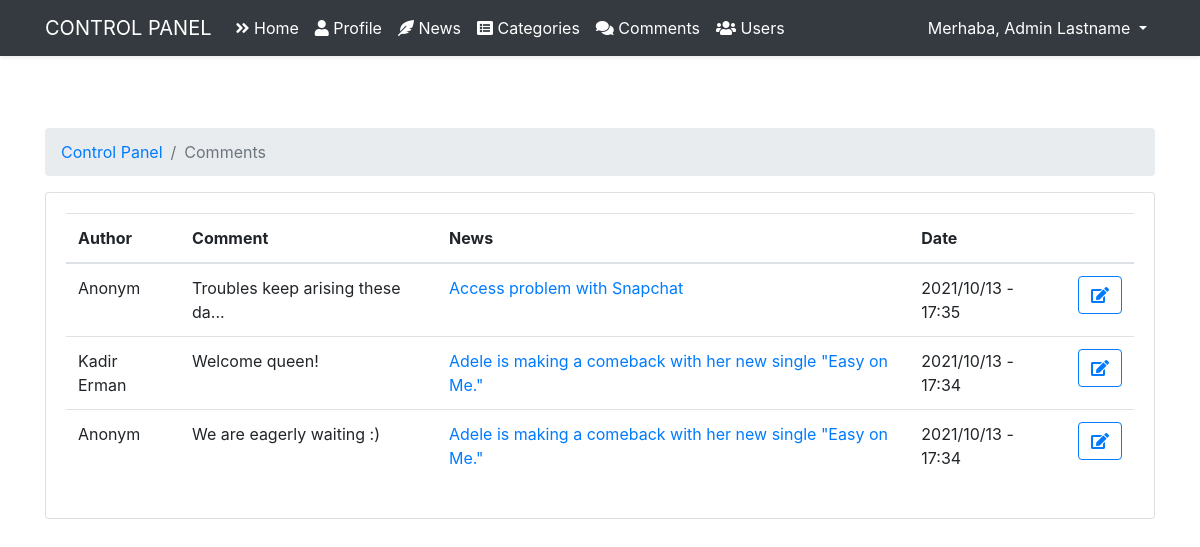
/admin/comment (signed in), run on the app's committed database.
### tables this page shows
CREATE TABLE `users` (
  `id` int(11) NOT NULL,
  `name` varchar(255) NOT NULL,
  `lastname` varchar(255) NOT NULL,
  `email` varchar(255) NOT NULL,
  `password` varchar(255) NOT NULL,
  `role_level` int(11) NOT NULL DEFAULT 1
);

CREATE TABLE `news` (
  `id` int(11) NOT NULL,
  `title` varchar(255) NOT NULL,
  `content` text NOT NULL,
  `date` date NOT NULL DEFAULT current_timestamp(),
  `category_id` int(11) NOT NULL,
  `user_id` int(11) NOT NULL,
  `image` varchar(255) NOT NULL
);

### core/Router.php (called while the page is built, shortened)
<?php
class Router
{
    public Request $request;
    protected array $routes = [];
    public function __construct(Request $request)
    {
        $this->request = $request;
    }
    public function get($path, $callback)
    {
        $this->routes['get'][$path] = $callback;
    }
    public function post($path, $callback)
    {
        $this->routes['post'][$path] = $callback;
    }
    public function resolve()
    {
        $path = $this->request->getPath();
        $method = $this->request->method();
        $callback = $this->routes[$method][$path] ?? false;
        if (is_array($callback)) {
            $controller = new $callback[0]();
            $controller->action = $callback[1];
            $callback[0] = $controller;
        }
        return call_user_func($callback, $this->request);
    }
    public function view(string $view, ?string $title = null, array $data = [])
    {
        require_once __DIR__ . "/../resources/views/$view.php";
        return ob_get_clean();
    }
}

### core/Controller.php (called while the page is built, shortened)
<?php
abstract class Controller
{
    public static function view(string $view, ?string $title = null, array $data = [])
    {
        return Application::$app->router->view($view, $title, $data);
    }
}

### app/Controllers/Admin/CommentController.php (called while the page is built, shortened)
<?php
class CommentController extends Controller
{
    public function index()
    {
        $comments = array_reverse(Comment::all());
        for ($i=0; $i < count($comments); $i++) {
            $post = (new Comment())->getNews($comments[$i]['news_id']);
            $content = (new Comment())->getSummary($comments[$i]['content']);
            $comments[$i]['news'] = $post['title'];
            $comments[$i]['date'] = date("Y/m/d - H:i", strtotime($comments[$i]['date']));
            $comments[$i]['content'] = $content;
            if ($comments[$i]['user_id'] === null) {
                $comments[$i]['user'] = "Anonym";
            } else {
                $user = (new Comment())->getUser($comments[$i]['user_id']);
                $comments[$i]['user'] = $user['name'] . " " . $user['lastname'];
            }
        }
        return $this->view('auth/admin/comment', 'Comments', compact('comments'));
    }
}

### public/index.php (called while the page is built, shortened)
<?php
$app = new Application();
$app->run();

### core/Session.php (called while the page is built, shortened)
<?php
class Session
{
    public static function get($key)
    {
        return !empty($_SESSION[$key]) ? $_SESSION[$key] : null;
    }
}

### core/DB.php (called while the page is built, shortened)
<?php
class DB
{
    public static function connection()
    {
        $env = parse_ini_file(__DIR__ . '/../.env');
        $host = $env['DB_HOST'];
        $database = $env['DB_DATABASE'];
        $username = $env['DB_USERNAME'];
        $password = $env['DB_PASSWORD'];
        try {
            $dsn = "mysql:host=$host; dbname=$database;";
            $pdo = new PDO($dsn, $username, $password);
            return $pdo;
        } catch (PDOException $e) {
            echo "Database error " . $e->getMessage();
            Logger::emergency('Failed to connect to the database.', [false]);
            exit();
        }
    }
    public static function table(string $table)
    {
        $db = self::connection();
        $stm = $db->prepare("SELECT * FROM $table");
        $stm->execute();
        return $stm->fetchAll(PDO::FETCH_ASSOC);
    }
    public static function find(string $table, mixed $id)
    {
        $db = self::connection();
        $stm = $db->prepare("SELECT * FROM $table WHERE id = :id");
        $stm->bindParam(":id", $id);
        $stm->execute();
        return $stm->fetch(PDO::FETCH_ASSOC);
    }
}

### core/Model.php (called while the page is built, shortened)
<?php
abstract class Model
{
    public static function all() {
        $table = static::$table;
        return DB::table($table);
    }
    public static function find($id) {
        $table = static::$table;
        return DB::find($table, $id);
    }
}

### app/Models/Comment.php (called while the page is built, shortened)
<?php
class Comment extends Model
{
    public function getUser(int $user_id)
    {
        return User::find($user_id);
    }
    public function getNews(int $news_id)
    {
        return News::find($news_id);
    }
    public function getSummary(string $data)
    {
        $end = strlen($data) > 30 ? "..." : "";
        return mb_substr($data, 0, 30) . $end;
    }
}

### resources/views/auth/admin/comment.php (the view, shortened to what this page needs)
<?php require __DIR__ . '/layouts/header.php';?>
    <div class="container">
        <div class="row justify-content-center py-5">
            <div class="col-md-12">
                <nav aria-label="breadcrumb">
                    <ol class="breadcrumb">
                        <li class="breadcrumb-item"><a href="/admin">Control Panel</a></li>
                        <li class="breadcrumb-item active" aria-current="page"><?= $title ?></li>
                    </ol>
                </nav>
                <div class="card">
                    <div class="card-body">
                        <table class="table caption-top table-hover">
                            <thead>
                            <tr>
                                <th scope="col">Author</th>
                                <th scope="col">Comment</th>
                                <th scope="col">News</th>
                                <th scope="col">Date</th>
                                <th scope="col"></th>
                            </tr>
                            </thead>
                            <tbody>
                            <?php foreach($comments as $comment): ?>
                                <tr>
                                    <td><?= $comment['user'] ?></td>
                                    <td><?= $comment['content'] ?></td>
                                    <td><a href="/news?id=<?= $comment['news_id'] ?>" target="_blank"><?= $comment['news'] ?></a></td>
                                    <td><?= $comment['date'] ?></td>
                                    <td>
                                        <a href="comment/edit?id=<?= $comment['id'] ?>">
                                            <span class="btn btn-outline-primary">
                                            <i class="fa fa-edit"></i>
                                            </span>
                                        </a>
                                    </td>
                                </tr>
                            <?php endforeach; ?>
                            </tbody>
                        </table>
                    </div>
                </div>
            </div>
        </div>
    </div>
<?php require __DIR__ . '/layouts/footer.php';?>

### resources/views/auth/admin/layouts/navbar.php (shortened to what this page needs)
<nav class="navbar navbar-expand-md navbar-dark bg-dark shadow-sm">
    <div class="container">
        <a class="navbar-brand text-uppercase" href="/admin">Control Panel</a>
        <div class="collapse navbar-collapse" id="navbars">
            <ul class="navbar-nav me-auto mb-2 mb-lg-0">
                <li class="nav-item">
                    <a class="nav-link text-white" aria-current="page" href="/admin">
                        <i class="fas fa-angle-double-right"></i>
                        Home
                    </a>
                </li>
                <li class="nav-item">
                    <a class="nav-link text-white" aria-current="page" href="/admin/profile">
                        <i class="fas fa-user"></i>
                        Profile
                    </a>
                </li>
                <?php if (user('role_level') >= 3): ?>
                <li class="nav-item">
                    <a class="nav-link text-white" aria-current="page" href="/admin/news">
                        <i class="fas fa-feather-alt"></i>
                        News
                    </a>
                </li>
                    <li class="nav-item">
                        <a class="nav-link text-white" aria-current="page" href="/admin/category">
                            <i class="fas fa-list-alt"></i>
                            Categories
                        </a>
                    </li>
                <?php endif; ?>
                <?php if (user('role_level') >= 3): ?>
                    <li class="nav-item">
                        <a class="nav-link text-white" aria-current="page" href="/admin/comment">
                            <i class="fas fa-comments"></i>
                            Comments
                        </a>
                    </li>
                    <li class="nav-item">
                        <a class="nav-link text-white" aria-current="page" href="/admin/user">
                            <i class="fas fa-users"></i>
                            Users
                        </a>
                    </li>
                <?php endif; ?>
            </ul>
            <div class="navbar-collapse">
                <ul class="navbar-nav ml-auto">
                    <div class="dropdown">
                        <a class="nav-link dropdown-toggle text-white" href="#" role="button" id="dropdownMenuLink" data-bs-toggle="dropdown" aria-expanded="false">
                            Merhaba, <?php echo user('name') ?> <?php echo user('lastname') ?>
                        </a>
                    </div>
                </ul>
            </div>
        </div>
    </div>
</nav>

### data on the page
users: name "Admin", lastname "Lastname"
news: user "Anonym", content "Troubles keep arising these da...", title "Access problem with Snapchat", date "2021/10/13 - 17:35"

### other printed values
$title "Comments"
$comment['user'] "Kadir Erman"
$comment['content'] "Welcome queen!"
$comment['news'] "Adele is making a comeback with her new single \"Easy on Me.\""
$comment['date'] "2021/10/13 - 17:34"
$comment['user'] "Anonym"
$comment['content'] "We are eagerly waiting :)"
